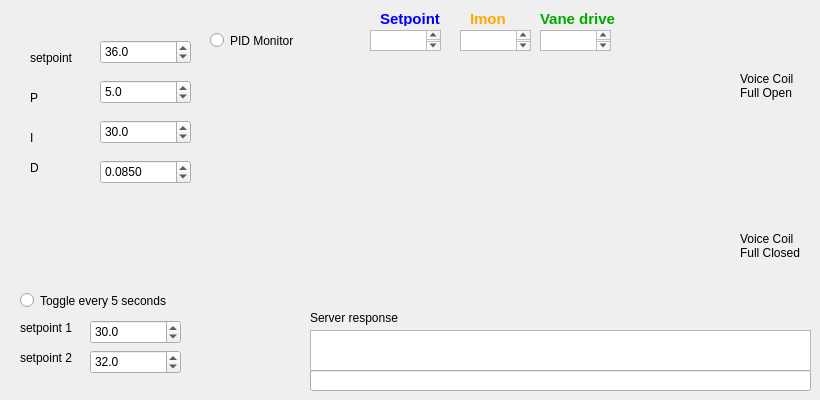
    <widget class="QWidget" name="pidamp">
     <attribute name="title">
      <string>PID AMP</string>
     </attribute>
     <widget class="QDoubleSpinBox" name="spin_pidkp">
      <property name="geometry">
       <rect>
        <x>100</x>
        <y>80</y>
        <width>91</width>
        <height>24</height>
       </rect>
      </property>
      <property name="decimals">
       <number>1</number>
      </property>
      <property name="maximum">
       <double>10000.000000000000000</double>
      </property>
      <property name="value">
       <double>5.000000000000000</double>
      </property>
     </widget>
     <widget class="QDoubleSpinBox" name="spin_pidki">
      <property name="geometry">
       <rect>
        <x>100</x>
        <y>120</y>
        <width>91</width>
        <height>24</height>
       </rect>
      </property>
      <property name="decimals">
       <number>1</number>
      </property>
      <property name="maximum">
       <double>10000.000000000000000</double>
      </property>
      <property name="value">
       <double>30.000000000000000</double>
      </property>
     </widget>
     <widget class="QDoubleSpinBox" name="spin_pidkd">
      <property name="geometry">
       <rect>
        <x>100</x>
        <y>160</y>
        <width>91</width>
        <height>24</height>
       </rect>
      </property>
      <property name="decimals">
       <number>4</number>
      </property>
      <property name="maximum">
       <double>1.000000000000000</double>
      </property>
      <property name="singleStep">
       <double>0.001000000000000</double>
      </property>
      <property name="value">
       <double>0.085000000000000</double>
      </property>
     </widget>
     <widget class="QLabel" name="label_50">
      <property name="geometry">
       <rect>
        <x>30</x>
        <y>90</y>
        <width>59</width>
        <height>15</height>
       </rect>
      </property>
      <property name="text">
       <string>P</string>
      </property>
     </widget>
     <widget class="QLabel" name="label_51">
      <property name="geometry">
       <rect>
        <x>30</x>
        <y>130</y>
        <width>59</width>
        <height>15</height>
       </rect>
      </property>
      <property name="text">
       <string>I</string>
      </property>
     </widget>
     <widget class="QLabel" name="label_52">
      <property name="geometry">
       <rect>
        <x>30</x>
        <y>160</y>
        <width>59</width>
        <height>15</height>
       </rect>
      </property>
      <property name="text">
       <string>D</string>
      </property>
     </widget>
     <widget class="QLabel" name="label_53">
      <property name="geometry">
       <rect>
        <x>30</x>
        <y>50</y>
        <width>59</width>
        <height>15</height>
       </rect>
      </property>
      <property name="text">
       <string>setpoint</string>
      </property>
     </widget>
     <widget class="QTextEdit" name="serverResponse_3">
      <property name="geometry">
       <rect>
        <x>310</x>
        <y>330</y>
        <width>501</width>
        <height>41</height>
       </rect>
      </property>
      <property name="font">
       <font>
        <pointsize>9</pointsize>
       </font>
      </property>
     </widget>
     <widget class="MplWidget" name="mpl" native="true">
      <property name="geometry">
       <rect>
        <x>210</x>
        <y>50</y>
        <width>521</width>
        <height>251</height>
       </rect>
      </property>
     </widget>
     <widget class="QRadioButton" name="btn_pidmonitor">
      <property name="geometry">
       <rect>
        <x>210</x>
        <y>30</y>
        <width>100</width>
        <height>21</height>
       </rect>
      </property>
      <property name="text">
       <string>PID Monitor</string>
      </property>
      <property name="autoExclusive">
       <bool>false</bool>
      </property>
     </widget>
     <widget class="QLabel" name="label_57">
      <property name="geometry">
       <rect>
        <x>740</x>
        <y>230</y>
        <width>71</width>
        <height>31</height>
       </rect>
      </property>
      <property name="text">
       <string>Voice Coil Full Closed</string>
      </property>
      <property name="wordWrap">
       <bool>true</bool>
      </property>
     </widget>
     <widget class="QLabel" name="label_58">
      <property name="geometry">
       <rect>
        <x>740</x>
        <y>70</y>
        <width>71</width>
        <height>31</height>
       </rect>
      </property>
      <property name="text">
       <string>Voice Coil Full Open</string>
      </property>
      <property name="wordWrap">
       <bool>true</bool>
      </property>
     </widget>
     <widget class="QDoubleSpinBox" name="spin_pidsp">
      <property name="geometry">
       <rect>
        <x>100</x>
        <y>40</y>
        <width>91</width>
        <height>24</height>
       </rect>
      </property>
      <property name="decimals">
       <number>1</number>
      </property>
      <property name="minimum">
       <double>-100.000000000000000</double>
      </property>
      <property name="maximum">
       <double>100.000000000000000</double>
      </property>
      <property name="singleStep">
       <double>0.500000000000000</double>
      </property>
      <property name="value">
       <double>36.000000000000000</double>
      </property>
     </widget>
     <widget class="QDoubleSpinBox" name="spin_toggleset_1">
      <property name="geometry">
       <rect>
        <x>90</x>
        <y>320</y>
        <width>91</width>
        <height>24</height>
       </rect>
      </property>
      <property name="decimals">
       <number>1</number>
      </property>
      <property name="minimum">
       <double>-100.000000000000000</double>
      </property>
      <property name="maximum">
       <double>100.000000000000000</double>
      </property>
      <property name="singleStep">
       <double>0.500000000000000</double>
      </property>
      <property name="value">
       <double>30.000000000000000</double>
      </property>
     </widget>
     <widget class="QDoubleSpinBox" name="spin_toggleset_2">
      <property name="geometry">
       <rect>
        <x>90</x>
        <y>350</y>
        <width>91</width>
        <height>24</height>
       </rect>
      </property>
      <property name="decimals">
       <number>1</number>
      </property>
      <property name="minimum">
       <double>-100.000000000000000</double>
      </property>
      <property name="maximum">
       <double>100.000000000000000</double>
      </property>
      <property name="singleStep">
       <double>0.500000000000000</double>
      </property>
      <property name="value">
       <double>32.000000000000000</double>
      </property>
     </widget>
     <widget class="QLabel" name="label_59">
      <property name="geometry">
       <rect>
        <x>20</x>
        <y>320</y>
        <width>59</width>
        <height>15</height>
       </rect>
      </property>
      <property name="text">
       <string>setpoint 1</string>
      </property>
     </widget>
     <widget class="QLabel" name="label_60">
      <property name="geometry">
       <rect>
        <x>20</x>
        <y>350</y>
        <width>59</width>
        <height>15</height>
       </rect>
      </property>
      <property name="text">
       <string>setpoint 2</string>
      </property>
     </widget>
     <widget class="QRadioButton" name="btn_pidtoggle">
      <property name="geometry">
       <rect>
        <x>20</x>
        <y>290</y>
        <width>171</width>
        <height>21</height>
       </rect>
      </property>
      <property name="text">
       <string>Toggle every 5 seconds</string>
      </property>
      <property name="autoExclusive">
       <bool>false</bool>
      </property>
     </widget>
     <widget class="QLineEdit" name="serverCommand_3">
      <property name="geometry">
       <rect>
        <x>310</x>
        <y>370</y>
        <width>501</width>
        <height>21</height>
       </rect>
      </property>
     </widget>
     <widget class="QLabel" name="label_61">
      <property name="geometry">
       <rect>
        <x>310</x>
        <y>310</y>
        <width>111</width>
        <height>16</height>
       </rect>
      </property>
      <property name="text">
       <string>Server response</string>
      </property>
     </widget>
     <widget class="QTextEdit" name="textEdit_4">
      <property name="geometry">
       <rect>
        <x>370</x>
        <y>30</y>
        <width>71</width>
        <height>21</height>
       </rect>
      </property>
     </widget>
     <widget class="QTextEdit" name="textEdit_5">
      <property name="geometry">
       <rect>
        <x>460</x>
        <y>30</y>
        <width>71</width>
        <height>21</height>
       </rect>
      </property>
     </widget>
     <widget class="QTextEdit" name="textEdit_6">
      <property name="geometry">
       <rect>
        <x>540</x>
        <y>30</y>
        <width>71</width>
        <height>21</height>
       </rect>
      </property>
     </widget>
     <widget class="QLabel" name="label_13">
      <property name="geometry">
       <rect>
        <x>540</x>
        <y>10</y>
        <width>111</width>
        <height>16</height>
       </rect>
      </property>
      <property name="text">
       <string>&lt;html&gt;&lt;head/&gt;&lt;body&gt;&lt;p&gt;&lt;span style=&quot; font-size:11pt; font-weight:600; color:#00aa00;&quot;&gt;Vane drive&lt;/span&gt;&lt;/p&gt;&lt;/body&gt;&lt;/html&gt;</string>
      </property>
     </widget>
     <widget class="QLabel" name="label_8">
      <property name="geometry">
       <rect>
        <x>470</x>
        <y>10</y>
        <width>61</width>
        <height>16</height>
       </rect>
      </property>
      <property name="text">
       <string>&lt;html&gt;&lt;head/&gt;&lt;body&gt;&lt;p&gt;&lt;span style=&quot; font-size:11pt; font-weight:600; color:#ffaa00;&quot;&gt;Imon&lt;/span&gt;&lt;/p&gt;&lt;/body&gt;&lt;/html&gt;</string>
      </property>
     </widget>
     <widget class="QLabel" name="label_12">
      <property name="geometry">
       <rect>
        <x>380</x>
        <y>10</y>
        <width>91</width>
        <height>16</height>
       </rect>
      </property>
      <property name="text">
       <string>&lt;html&gt;&lt;head/&gt;&lt;body&gt;&lt;p&gt;&lt;span style=&quot; font-size:11pt; font-weight:600; color:#0000ff;&quot;&gt;Setpoint&lt;/span&gt;&lt;/p&gt;&lt;/body&gt;&lt;/html&gt;</string>
      </property>
     </widget>
    </widget>
